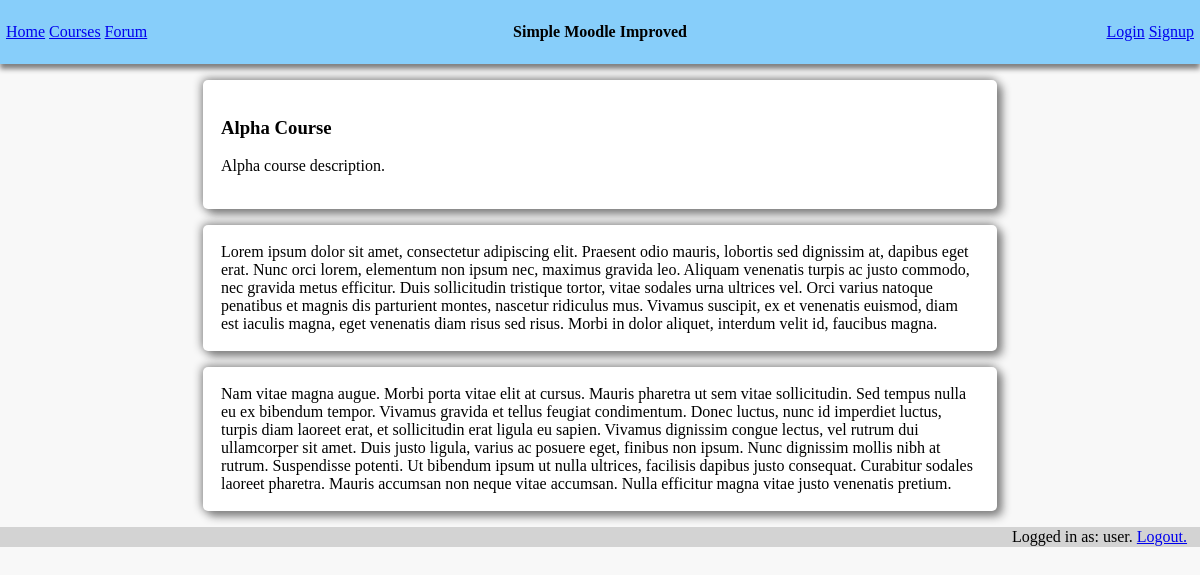
Screenshot of /course.php?id=2 (signed in) with the database file from the repository.
### tables this page shows
CREATE TABLE Courses (
    ID INTEGER PRIMARY KEY,
    name varchar(255) NOT NULL ,
    description varchar(255),
    image varchar(255) default 'images/default-course-image.jpg'
, administator varchar(255));

CREATE TABLE CourseContent (
    contentID INTEGER PRIMARY KEY,
    courseID INTEGER NOT NULL,
    content varchar(10000),
    visible INTEGER default 1
);

### course.php (the view, shortened to what this page needs)
<!doctype html>
<html lang="en">
    <head>
        <link rel="stylesheet" href="style.css">
    </head>
    <body>
    <header>
        <div id="navbar">
            <div id="navleft">
                <a href="home.php" style="margin-right: 1%">Home</a>
                <a href="courses.php" style="margin-right: 1%">Courses</a>
                <?php
                if ($_SESSION["username"] != "Guest"){
                    echo '<a href="forum.php" style="margin-right: 1%">Forum</a>';
                }
                ?>
            </div>
            <div id="navcentre">
                <h4>Simple Moodle Improved</h4></div>
            <div id="navright">
                <a href="login.html" style="margin-right: 1%">Login</a>
                <a href="signup.html">Signup</a>
            </div>
        </div>
    </header>
    <?php
    function showContent(){
        $db = new SQLite3("SecureDB.sqlite", SQLITE3_OPEN_READWRITE);
        $query_result = $db->query("SELECT * FROM Courses WHERE ID=" . $_GET["id"] . ";");
        $row = $query_result->fetchArray();
        echo '
               <div class="card">
                    <div class="content">
                        <h3>' . $row[1] . '</h3>
                        <p>' . $row[2] . '</p>
                    </div>
               </div> ' ;
        $query_result = $db->query("SELECT * FROM CourseContent WHERE courseID=" . $_GET["id"] . ";");
        $row = $query_result->fetchArray();
        while ($row){
            echo '
               <div class="card">
                    <div class="content">
                        ' . $row[2] . '
                    </div>
               </div> ' ;
            $row = $query_result->fetchArray();
        }
    }
    showContent();
    ?>
    <footer id="footer">
        <div id="loginfo">
            Logged in as: <?php echo $_SESSION["username"]."."; ?>
            <a href="logout.php">Logout.</a>
        </div>
    </footer>
    </body>
</html>

### style.css (style rules this page uses)
body { margin: 0; background-color: #f8f8f8; }
#navbar { width: 100%; height: 64px; display: flex; justify-content: center; align-items: center; background-color: lightskyblue; box-shadow: 0 5px 5px gray; }
#navcentre { width: 33%; display: flex; justify-content: center; }
#navleft { width: 33%; display: flex; justify-content: left; }
#navright { width: 33%; display: flex; justify-content: right; }
.card { padding: 1px; width: 66%; margin: auto; margin-top: 16px; background-color: white; border-radius: 5px; box-shadow: 5px 5px 10px gray, -1px -1px 10px gray; }
.content { padding: 1px; margin: 16px; }
#footer { padding: 1px; margin-top: 16px; background-color: lightgray; display: flex; justify-content: flex-end; }
#loginfo { margin-right: 1%; }

### rows the page displays
courses: name "Alpha Course", description "Alpha course description."
coursecontent: content "Lorem ipsum dolor sit amet, consectetur adipiscing elit. Praesent odio mauris, lobortis sed dignissim at, dapibus eget erat. Nunc orci lorem, elementum non ipsum nec, maximus gravida leo. Aliquam venenatis turpis ac justo commodo, nec gravida metus efficitur. Duis sollicitudin tristique tortor, vitae sodales urna ultrices vel. Orci varius natoque penatibus et magnis dis parturient montes, nascetur ridiculus mus. Vivamus suscipit, ex et venenatis euismod, diam est iaculis magna, eget venenatis diam risus sed risus. Morbi in dolor aliquet, interdum velit id, faucibus magna."
coursecontent: content "Nam vitae magna augue. Morbi porta vitae elit at cursus. Mauris pharetra ut sem vitae sollicitudin. Sed tempus nulla eu ex bibendum tempor. Vivamus gravida et tellus feugiat condimentum. Donec luctus, nunc id imperdiet luctus, turpis diam laoreet erat, et sollicitudin erat ligula eu sapien. Vivamus dignissim congue lectus, vel rutrum dui ullamcorper sit amet. Duis justo ligula, varius ac posuere eget, finibus non ipsum. Nunc dignissim mollis nibh at rutrum. Suspendisse potenti. Ut bibendum ipsum ut nulla ultrices, facilisis dapibus justo consequat. Curabitur sodales laoreet pharetra. Mauris accumsan non neque vitae accumsan. Nulla efficitur magna vitae justo venenatis pretium."

### other values shown
$_SESSION["username"] "user"
